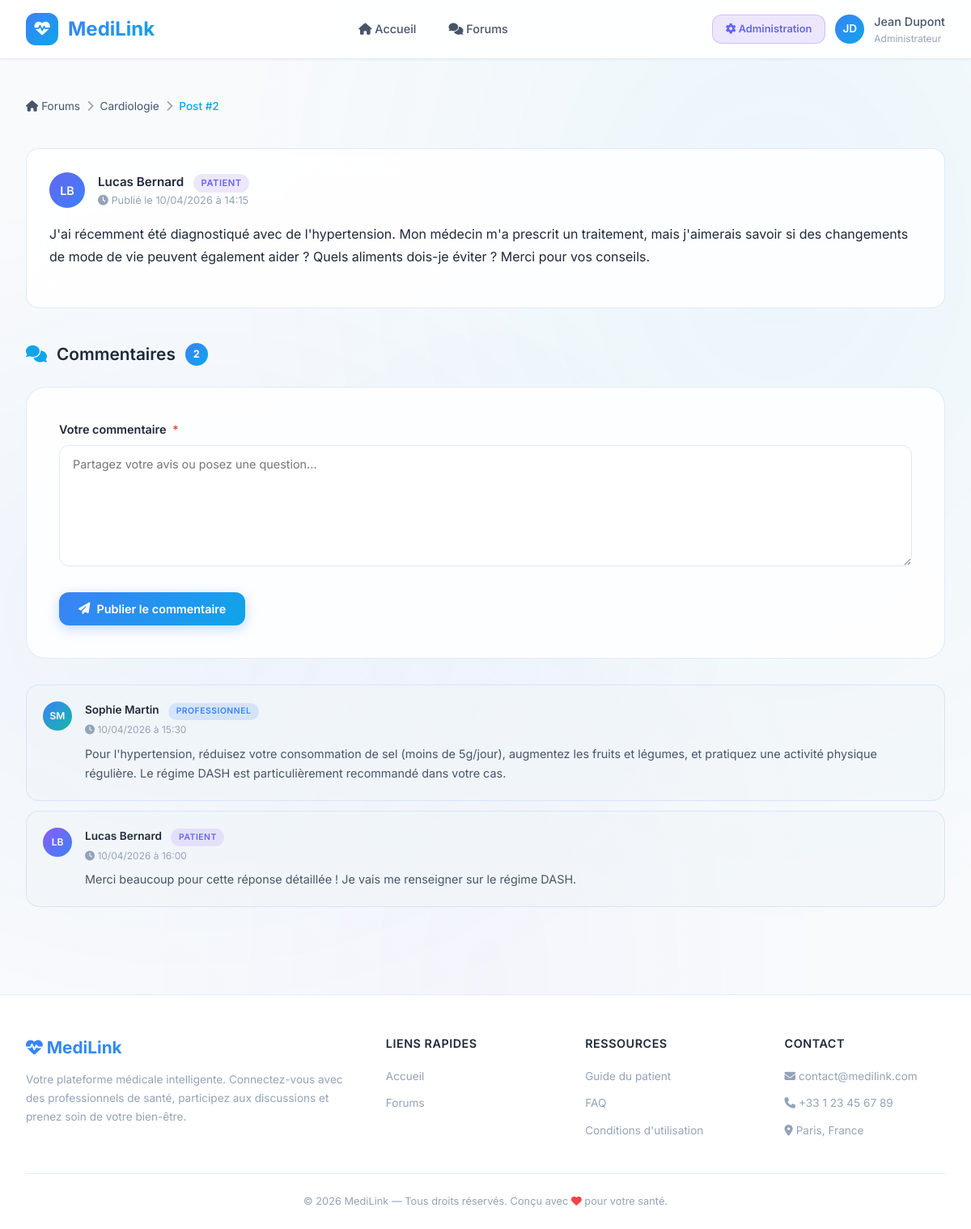
/index.php?controller=post&action=show&id=2, run on the app's committed database.
### tables this page shows
CREATE TABLE IF NOT EXISTS forum (
    id_forum INT AUTO_INCREMENT PRIMARY KEY,
    titre VARCHAR(200) NOT NULL,
    description TEXT,
    created_at DATETIME DEFAULT CURRENT_TIMESTAMP
);

CREATE TABLE IF NOT EXISTS post (
    id_post INT AUTO_INCREMENT PRIMARY KEY,
    contenu TEXT NOT NULL,
    date_publication DATETIME DEFAULT CURRENT_TIMESTAMP,
    id_forum INT NOT NULL,
    id_auteur INT NOT NULL,
    FOREIGN KEY (id_forum) REFERENCES forum(id_forum) ON DELETE CASCADE,
    FOREIGN KEY (id_auteur) REFERENCES utilisateur(id) ON DELETE CASCADE
);

CREATE TABLE IF NOT EXISTS utilisateur (
    id INT AUTO_INCREMENT PRIMARY KEY,
    nom VARCHAR(100) NOT NULL,
    prenom VARCHAR(100) NOT NULL,
    email VARCHAR(150) NOT NULL UNIQUE,
    mot_de_passe VARCHAR(255) NOT NULL,
    telephone VARCHAR(20),
    statut_compte VARCHAR(20) DEFAULT 'actif',
    role ENUM('patient','professionnel','administrateur') NOT NULL,
    created_at DATETIME DEFAULT CURRENT_TIMESTAMP
);

CREATE TABLE IF NOT EXISTS commentaire (
    id_commentaire INT AUTO_INCREMENT PRIMARY KEY,
    contenu TEXT NOT NULL,
    date_commentaire DATETIME DEFAULT CURRENT_TIMESTAMP,
    id_post INT NOT NULL,
    id_auteur INT NOT NULL,
    FOREIGN KEY (id_post) REFERENCES post(id_post) ON DELETE CASCADE,
    FOREIGN KEY (id_auteur) REFERENCES utilisateur(id) ON DELETE CASCADE
);

### Controller/PostController.php (called while the page is built, shortened)
<?php
class PostController {
    public function show($id): void {
        $post = Post::read((int)$id);
        $commentaires = Commentaire::getByPost((int)$id);
        $forum = Forum::read($post['id_forum']);
        require __DIR__ . '/../View/front_office/post/show.php';
    }
}

### Model/Post.php (called while the page is built, shortened)
<?php
class Post {
    public static function read(int $id): ?array {
        $pdo = Database::getConnection();
        $stmt = $pdo->prepare("
            SELECT p.*, u.nom AS auteur_nom, u.prenom AS auteur_prenom, u.role AS auteur_role
            FROM post p
            JOIN utilisateur u ON p.id_auteur = u.id
            WHERE p.id_post = :id
        ");
        $stmt->execute([':id' => $id]);
        $data = $stmt->fetch();
        return $data ?: null;
    }
}

### Model/Forum.php (called while the page is built, shortened)
<?php
class Forum {
    private string $titre;
    public function __construct(
        ?int $idForum = null,
        string $titre = '',
        ?string $description = null,
        ?string $createdAt = null
    ) {
        $this->titre = $titre;
    }
    public function getTitre(): string { return $this->titre; }
    public static function read(int $id): ?self {
        $pdo = Database::getConnection();
        $stmt = $pdo->prepare("SELECT * FROM forum WHERE id_forum = :id");
        $stmt->execute([':id' => $id]);
        $data = $stmt->fetch();
        if ($data) {
            return new self(
                $data['id_forum'],
                $data['titre'],
                $data['description'],
                $data['created_at']
            );
        }
        return null;
    }
}

### Model/Commentaire.php (called while the page is built, shortened)
<?php
class Commentaire {
    public static function getByPost(int $idPost): array {
        $pdo = Database::getConnection();
        $stmt = $pdo->prepare("
            SELECT c.*, u.nom AS auteur_nom, u.prenom AS auteur_prenom, u.role AS auteur_role
            FROM commentaire c
            JOIN utilisateur u ON c.id_auteur = u.id
            WHERE c.id_post = :id_post
            ORDER BY c.date_commentaire ASC
        ");
        $stmt->execute([':id_post' => $idPost]);
        return $stmt->fetchAll();
    }
}

### View/front_office/post/show.php (the view, shortened to what this page needs)
<?php
require __DIR__ . '/../../layout/front_header.php';
?>
<nav>
    <ul class="breadcrumb">
        <li><a href="index.php?controller=forum&action=list"><i class="fas fa-home"></i> Forums</a></li>
        <li class="separator"><i class="fas fa-chevron-right"></i></li>
        <li><a href="index.php?controller=forum&action=show&id=<?= $post['id_forum'] ?>"><?= htmlspecialchars($forum->getTitre()) ?></a></li>
        <li class="separator"><i class="fas fa-chevron-right"></i></li>
        <li class="current">Post #<?= $post['id_post'] ?></li>
    </ul>
</nav>
<article class="post-card" style="margin-top: 1.5rem;">
    <div class="post-header">
        <div class="post-avatar role-<?= htmlspecialchars($post['auteur_role']) ?>">
            <?= strtoupper(substr($post['auteur_prenom'], 0, 1) . substr($post['auteur_nom'], 0, 1)) ?>
        </div>
        <div class="post-author-info">
            <span class="post-author-name">
                <?= htmlspecialchars($post['auteur_prenom'] . ' ' . $post['auteur_nom']) ?>
            </span>
            <span class="post-author-role role-<?= htmlspecialchars($post['auteur_role']) ?>">
                <?= htmlspecialchars($post['auteur_role']) ?>
            </span>
            <div class="post-date">
                <i class="fas fa-clock"></i> Publié le <?= date('d/m/Y à H:i', strtotime($post['date_publication'])) ?>
            </div>
        </div>
    </div>
    <div class="post-content full">
        <?= nl2br(htmlspecialchars($post['contenu'])) ?>
    </div>
</article>
<section class="comments-section">
    <h3>
        <i class="fas fa-comments" style="color: var(--accent-teal);"></i>
        Commentaires
        <span class="count-badge"><?= count($commentaires) ?></span>
    </h3>
    <?php if (isset($_SESSION['user'])): ?>
        <div class="form-card" style="margin-bottom: 2rem;">
            <form action="index.php?controller=commentaire&action=add" method="POST" data-validate="true">
                <div class="form-group">
                    <label for="commentaire-contenu">
                        Votre commentaire <span class="required">*</span>
                    </label>
                    <textarea
                        id="commentaire-contenu"
                        name="contenu"
                        class="form-control"
                        rows="4"
                        placeholder="Partagez votre avis ou posez une question..."
                        data-required="true"
                        data-min="3"
                        data-max="2000"
                        data-label="Le commentaire"
                    ><?= htmlspecialchars($_SESSION['comment_contenu'] ?? '') ?></textarea>
                </div>
                <button type="submit" class="btn btn-primary">
                    <i class="fas fa-paper-plane"></i> Publier le commentaire
                </button>
            </form>
        </div>
    <?php endif; ?>
    <?php if (!empty($commentaires)): ?>
        <?php foreach ($commentaires as $index => $c): ?>
            <div class="comment-item" style="animation-delay: <?= $index * 0.05 ?>s">
                <div class="comment-avatar role-<?= htmlspecialchars($c['auteur_role']) ?>"
                     style="background: <?= $c['auteur_role'] === 'professionnel' ? 'linear-gradient(135deg, #3b82f6, #14b8a6)' : 'linear-gradient(135deg, #8b5cf6, #3b82f6)' ?>">
                    <?= strtoupper(substr($c['auteur_prenom'], 0, 1) . substr($c['auteur_nom'], 0, 1)) ?>
                </div>
                <div class="comment-body">
                    <div class="comment-author">
                        <?= htmlspecialchars($c['auteur_prenom'] . ' ' . $c['auteur_nom']) ?>
                        <span class="post-author-role role-<?= htmlspecialchars($c['auteur_role']) ?>" style="font-size: 0.65rem;">
                            <?= htmlspecialchars($c['auteur_role']) ?>
                        </span>
                    </div>
                    <div class="comment-date">
                        <i class="fas fa-clock"></i> <?= date('d/m/Y à H:i', strtotime($c['date_commentaire'])) ?>
                    </div>
                    <div class="comment-text">
                        <?= nl2br(htmlspecialchars($c['contenu'])) ?>
                    </div>
                </div>
            </div>
        <?php endforeach; ?>
    <?php endif; ?>
</section>
<?php require __DIR__ . '/../../layout/front_footer.php'; ?>

### index.php (shortened to what this page needs)
<?php
require_once __DIR__ . '/Model/Utilisateur.php';
require_once __DIR__ . '/Model/Forum.php';
require_once __DIR__ . '/Model/Post.php';
require_once __DIR__ . '/Model/Commentaire.php';
require_once __DIR__ . '/Controller/PostController.php';
$controller = $_GET['controller'] ?? 'forum';
$action     = $_GET['action'] ?? 'list';
$id         = $_GET['id'] ?? null;
try {
    switch ($controller) {
        case 'post':
            $ctrl = new PostController();
            break;
    }
    if ($id !== null) {
        $ctrl->$action($id);
    } else {
        $ctrl->$action();
    }
} catch (Exception $e) {
    http_response_code(404);
    ?>
    <!DOCTYPE html>
    <html lang="fr">
    <head>
        <meta charset="UTF-8">
        <meta name="viewport" content="width=device-width, initial-scale=1.0">
        <title>MediLink — Erreur</title>
        <link href="https://fonts.googleapis.com/css2?family=Inter:wght@300;400;500;600;700&display=swap" rel="stylesheet">
        <style>
            * { margin: 0; padding: 0; box-sizing: border-box; }
            body {
                font-family: 'Inter', sans-serif;
                background: #0f172a;
                color: #e2e8f0;
                display: flex;
                align-items: center;
                justify-content: center;
                min-height: 100vh;
            }
            .error-container {
                text-align: center;
                padding: 3rem;
                background: rgba(30, 41, 59, 0.8);
                border: 1px solid rgba(59, 130, 246, 0.2);
                border-radius: 1.5rem;
                backdrop-filter: blur(20px);
                max-width: 500px;
            }
            .error-code {
                font-size: 5rem;
                font-weight: 700;
                background: linear-gradient(135deg, #3b82f6, #14b8a6);
                -webkit-background-clip: text;
                -webkit-text-fill-color: transparent;
                line-height: 1;
            }
            .error-message {
                margin-top: 1rem;
                font-size: 1.1rem;
                color: #94a3b8;
            }
            .error-detail {
                margin-top: 0.5rem;
                font-size: 0.85rem;
                color: #64748b;
            }
            .error-link {
                display: inline-block;
                margin-top: 2rem;
                padding: 0.75rem 2rem;
                background: linear-gradient(135deg, #3b82f6, #14b8a6);
                color: #fff;
                text-decoration: none;
                border-radius: 0.75rem;
                font-weight: 600;
                transition: transform 0.2s, box-shadow 0.2s;
            }
            .error-link:hover {
                transform: translateY(-2px);
                box-shadow: 0 8px 25px rgba(59, 130, 246, 0.3);
            }
        </style>
    </head>
    <body>
        <div class="error-container">
            <div class="error-code">404</div>
            <p class="error-message">Page introuvable</p>
            <p class="error-detail"><?= htmlspecialchars($e->getMessage()) ?></p>
            <a href="index.php" class="error-link">Retour à l'accueil</a>
        </div>
    </body>
    </html>
    <?php
}

### View/layout/front_header.php (shortened to what this page needs)
<!DOCTYPE html>
<html lang="fr">
<head>
    <link rel="stylesheet" href="https://cdnjs.cloudflare.com/ajax/libs/font-awesome/6.5.1/css/all.min.css">
    <link rel="stylesheet" href="public/css/style.css">
</head>
<body>
<nav class="navbar">
    <div class="navbar-container">
        <a href="index.php" class="navbar-brand">
            <div class="brand-icon">
                <i class="fas fa-heartbeat"></i>
            </div>
            <span>MediLink</span>
        </a>
        <ul class="navbar-nav">
            <li><a href="index.php" class="<?= ($controller ?? '') === 'forum' && ($action ?? '') === 'list' ? 'active' : '' ?>"><i class="fas fa-home"></i> Accueil</a></li>
            <li><a href="index.php?controller=forum&action=list" class="<?= ($controller ?? '') === 'forum' ? 'active' : '' ?>"><i class="fas fa-comments"></i> Forums</a></li>
        </ul>
        <div class="navbar-user">
            <?php if (isset($_SESSION['user']) && $_SESSION['user']['role'] === 'administrateur'): ?>
                <a href="index.php?controller=forum&action=adminList" class="btn-admin-link">
                    <i class="fas fa-cog"></i> Administration
                </a>
            <?php endif; ?>
            <div class="user-avatar">
                <?= strtoupper(substr($_SESSION['user']['prenom'] ?? 'U', 0, 1) . substr($_SESSION['user']['nom'] ?? '', 0, 1)) ?>
            </div>
            <div>
                <div class="user-name"><?= htmlspecialchars(($_SESSION['user']['prenom'] ?? '') . ' ' . ($_SESSION['user']['nom'] ?? '')) ?></div>
                <div class="user-role"><?= htmlspecialchars(ucfirst($_SESSION['user']['role'] ?? 'Utilisateur')) ?></div>
            </div>
        </div>
    </div>
</nav>
<main class="main-content">

### View/layout/front_footer.php (shortened to what this page needs)
</main>
<footer class="footer">
    <div class="footer-container">
        <div class="footer-brand">
            <h3><i class="fas fa-heartbeat"></i> MediLink</h3>
            <p>Votre plateforme médicale intelligente. Connectez-vous avec des professionnels de santé, participez aux discussions et prenez soin de votre bien-être.</p>
        </div>
        <div class="footer-col">
            <h4>Liens Rapides</h4>
            <ul>
                <li><a href="index.php">Accueil</a></li>
                <li><a href="index.php?controller=forum&action=list">Forums</a></li>
            </ul>
        </div>
        <div class="footer-col">
            <h4>Ressources</h4>
            <ul>
                <li><a href="#">Guide du patient</a></li>
                <li><a href="#">FAQ</a></li>
                <li><a href="#">Conditions d'utilisation</a></li>
            </ul>
        </div>
        <div class="footer-col">
            <h4>Contact</h4>
            <ul>
                <li><a href="#"><i class="fas fa-envelope"></i> contact@medilink.com</a></li>
                <li><a href="#"><i class="fas fa-phone"></i> +33 1 23 45 67 89</a></li>
                <li><a href="#"><i class="fas fa-map-marker-alt"></i> Paris, France</a></li>
            </ul>
        </div>
    </div>
    <div class="footer-bottom">
        <p>&copy; <?= date('Y') ?> MediLink — Tous droits réservés. Conçu avec <i class="fas fa-heart" style="color: #ef4444;"></i> pour votre santé.</p>
    </div>
</footer>
</body>
</html>

### data on the page
forum: titre "Cardiologie"
post: id_post "2", id_auteur.nom "LB", id_auteur.nom "Lucas Bernard", id_auteur.role "PATIENT", date_publication "10/04/2026 à 14:15", contenu "J'ai récemment été diagnostiqué avec de l'hypertension. Mon médecin m'a prescrit un traitement, mais j'aimerais savoir si des changements de mode de vie peuvent également aider ? Quels aliments dois-je éviter ? Merci pour vos conseils."
commentaire: id_auteur.nom "SM", id_auteur.nom "Sophie Martin", id_auteur.role "PROFESSIONNEL", date_commentaire "10/04/2026 à 15:30", contenu "Pour l'hypertension, réduisez votre consommation de sel (moins de 5g/jour), augmentez les fruits et légumes, et pratiquez une activité physique régulière. Le régime DASH est particulièrement recommandé dans votre cas."
commentaire: id_auteur.nom "LB", id_auteur.nom "Lucas Bernard", id_auteur.role "PATIENT", date_commentaire "10/04/2026 à 16:00", contenu "Merci beaucoup pour cette réponse détaillée ! Je vais me renseigner sur le régime DASH."

### other printed values
$_SESSION['user']['role'] "Administrateur"
count($commentaires) "2"
